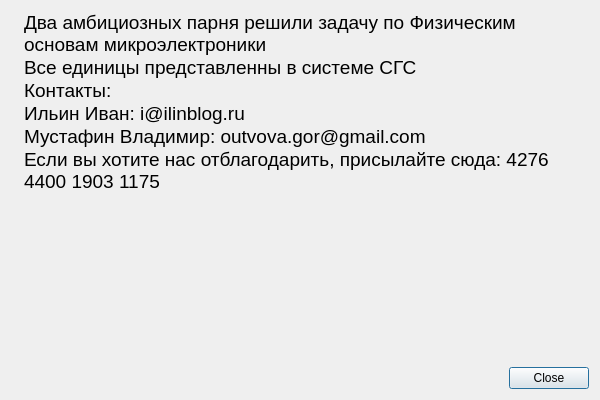
<?xml version="1.0" encoding="UTF-8"?>
<ui version="4.0">
 <class>Information</class>
 <widget class="QDialog" name="Information">
  <property name="geometry">
   <rect>
    <x>0</x>
    <y>0</y>
    <width>600</width>
    <height>400</height>
   </rect>
  </property>
  <property name="minimumSize">
   <size>
    <width>600</width>
    <height>400</height>
   </size>
  </property>
  <property name="windowTitle">
   <string>About us</string>
  </property>
  <layout class="QGridLayout" name="gridLayout" columnstretch="0,4,0">
   <item row="0" column="0">
    <widget class="QLabel" name="ImageLabel">
     <property name="text">
      <string/>
     </property>
    </widget>
   </item>
   <item row="1" column="2">
    <widget class="QPushButton" name="OkButton">
     <property name="maximumSize">
      <size>
       <width>100</width>
       <height>16777215</height>
      </size>
     </property>
     <property name="text">
      <string>Close</string>
     </property>
    </widget>
   </item>
   <item row="1" column="1">
    <widget class="QLabel" name="label">
     <property name="text">
      <string/>
     </property>
    </widget>
   </item>
   <item row="0" column="1" colspan="2">
    <widget class="QLabel" name="textLabel">
     <property name="font">
      <font>
       <pointsize>14</pointsize>
      </font>
     </property>
     <property name="layoutDirection">
      <enum>Qt::RightToLeft</enum>
     </property>
     <property name="text">
      <string>Два амбициозных парня решили задачу по Физическим основам микроэлектроники
Все единицы представленны в системе СГС
Контакты:
Ильин Иван: i@ilinblog.ru 
Мустафин Владимир: outvova.gor@gmail.com
Если вы хотите нас отблагодарить, присылайте сюда: 4276 4400 1903 1175</string>
     </property>
     <property name="alignment">
      <set>Qt::AlignLeading|Qt::AlignLeft|Qt::AlignTop</set>
     </property>
     <property name="wordWrap">
      <bool>true</bool>
     </property>
     <property name="openExternalLinks">
      <bool>true</bool>
     </property>
     <property name="textInteractionFlags">
      <set>Qt::LinksAccessibleByMouse|Qt::TextSelectableByKeyboard|Qt::TextSelectableByMouse</set>
     </property>
    </widget>
   </item>
  </layout>
 </widget>
 <resources/>
 <connections/>
</ui>
